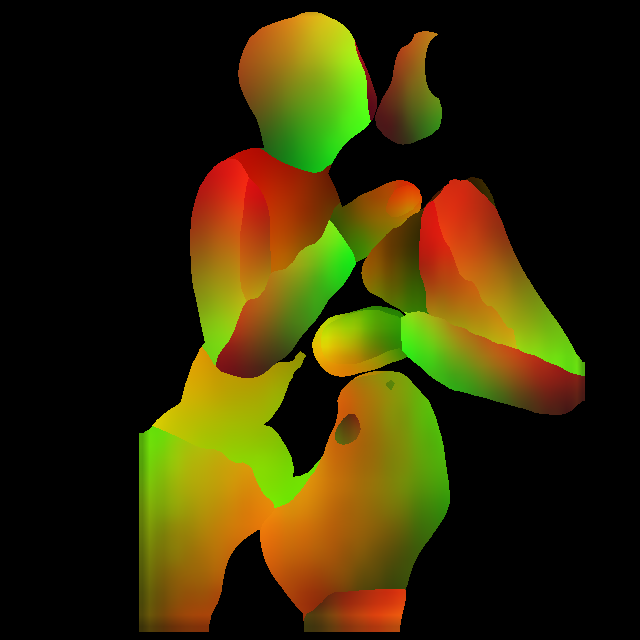
#> input picture Parsers/DensePose/results/11.png, 640 x 640 px, given in place of 0.png, which was not available
$ jupyter execute --allow-errors parser1.0.ipynb   (older library calls are emulated)
#> lines starting #> are read from the running program, lines starting #| are printed output that depends on the picture; pictures that were not available may be replaced by others from this repository, and a replacement may not be noted
[cell 1]
from __future__ import absolute_import
from __future__ import division
from __future__ import print_function
from __future__ import unicode_literals

from collections import defaultdict
import argparse
import cv2  # NOQA (Must import before importing caffe2 due to bug in cv2)
import glob
import logging
import os
import sys
import time

from caffe2.python import workspace

from detectron.core.config import assert_and_infer_cfg
from detectron.core.config import cfg
from detectron.core.config import merge_cfg_from_file
from detectron.utils.io import cache_url
from detectron.utils.logging import setup_logging
from detectron.utils.timer import Timer
import detectron.core.test_engine as infer_engine
import detectron.datasets.dummy_datasets as dummy_datasets
import detectron.utils.c2 as c2_utils
from detectron.utils.vis import *

[cell 2]
c2_utils.import_detectron_ops()
#> (this line was passed over: detectron is not available in this run)

# OpenCL may be enabled by default in OpenCV3; disable it because it's not
# thread safe and causes unwanted GPU memory allocations.
cv2.ocl.setUseOpenCL(False)

[cell 3]
# [182 lines left out: function vis_one_image, not called in this run]

[cell 4]
nude_imgs_path = '/home/jean/bazar/data/128x128/dressed/'
background_path = '/home/jean/bazar/data/128x128/cropped/'

[cell 5]
logger = logging.getLogger(__name__)
merge_cfg_from_file('../configs/DensePose_ResNet101_FPN_s1x-e2e.yaml')
#> (this line was passed over: detectron is not available in this run)
#> further down, im is the input picture: shape (640, 640, 3); mean B, G, R 4.8, 43.8, 52.6
cfg.NUM_GPUS = 1
#> (the rest of this cell did not finish here and is left out)

[cell 6]
im_list = ['../../data/640x640/test/{}.png'.format(x) for x in range(29)]
#> (the rest of this cell did not finish here and is left out)

#> (a cell that did not finish here is left out)

[cell 8]
from PIL import Image

[cell 9]
import matplotlib.pyplot as plt

[cell 10]
pose = cv2.imread('test/4230_IUV.png')
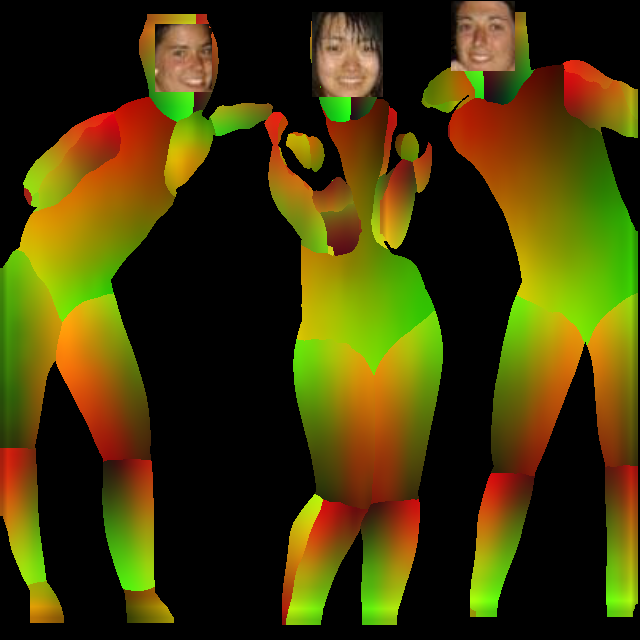
#> input picture Parsers/DensePose/results/12.png, 640 x 640 px, given in place of 4230_IUV.png, which was not available
#> pose is the input picture: shape (640, 640, 3); mean B, G, R 6.8, 58.3, 66.6
im  = cv2.imread('4230.png')

#> (a cell that did not finish here is left out)

#> (a cell that did not finish here is left out)

#> (a cell that did not finish here is left out)

#> (a cell that did not finish here is left out)

#> (a cell that did not finish here is left out)

#> (a cell that did not finish here is left out)

#> (a cell that did not finish here is left out)

[cell 18]
import numpy as np

[cell 19]
im  = cv2.imread('4230.png')
IUV = cv2.imread('test/4230_IUV.png')
INDS = cv2.imread('test/4230_INDS.png',  0)

[cell 20]
fig = plt.figure(figsize=[15,15])
plt.imshow(   np.hstack((IUV[:,:,0]/24. ,IUV[:,:,1]/256. ,IUV[:,:,2]/256.))  )
#plt.title('I, U and V images.')
plt.axis('off')
fig.canvas.draw()
data = np.fromstring(fig.canvas.tostring_rgb(), dtype=np.uint8, sep='')
o = data.reshape((1500,1500,3))
o = o[500:1000,:,:]
o1 = o[:,:500,:]
o2 = o[:,500:1000,:]
o3 = o[:,1000:1500,:]
Image.fromarray(o)
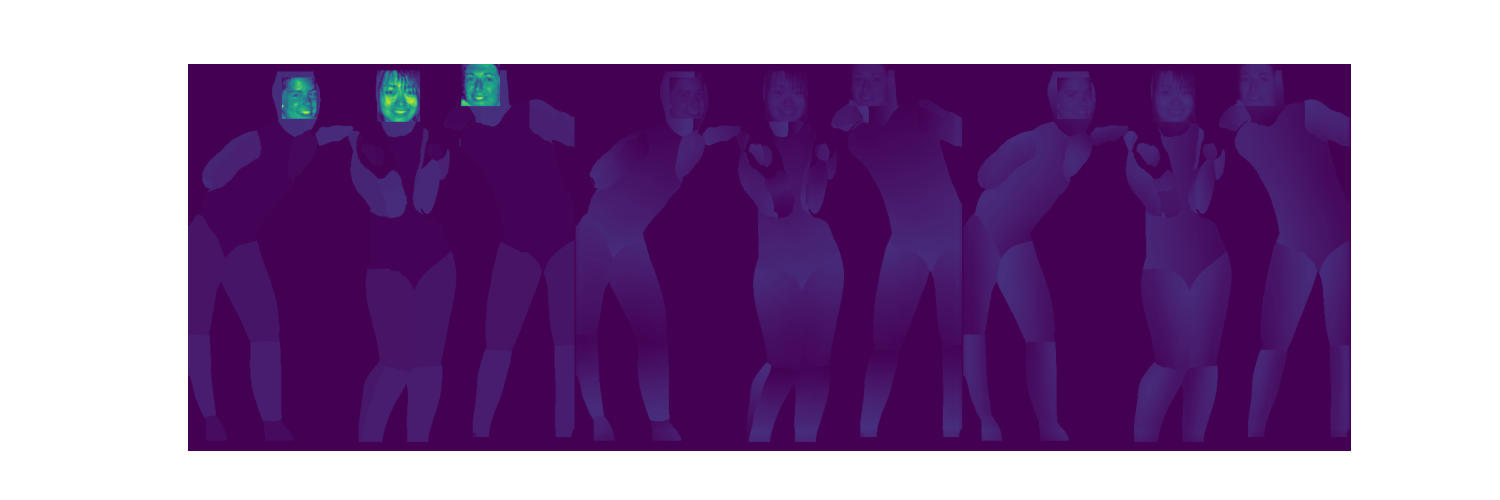
#> Out: PIL image 1500x500 RGB; mean R, G, B 143.5, 109.7, 158.7
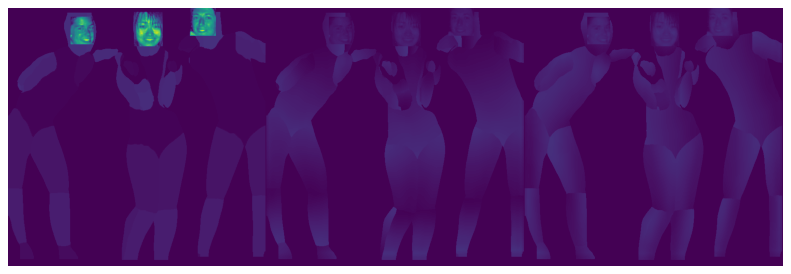
#> figure drawn by matplotlib, 1 panel

[cell 21]
Image.fromarray(o1[90:100,425:435,:])

[cell 22]
o1[90:100,425:435,:]

[cell 23]
[228, 227,  24], [253, 231,  36]

#> (a cell that did not finish here is left out)

[cell 25]
f = np.zeros(im.shape)

[cell 26]
fig = plt.figure(figsize=[12,12])
plt.imshow( f[:,:,::-1] )
plt.contour( IUV[:,:,1]/256.,10, linewidths = 1 )
plt.contour( IUV[:,:,2]/256.,10, linewidths = 1 )
plt.axis('off')
fig.canvas.draw()
data = np.fromstring(fig.canvas.tostring_rgb(), dtype=np.uint8, sep='')
o = data.reshape((1200,1200,3))
Image.fromarray(o)
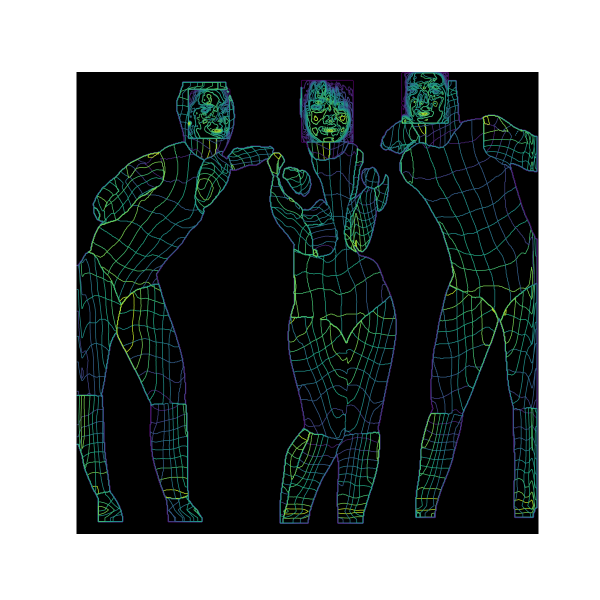
#> Out: PIL image 1200x1200 RGB (shown at 1/2 size); mean R, G, B 107.8, 113.2, 112.6
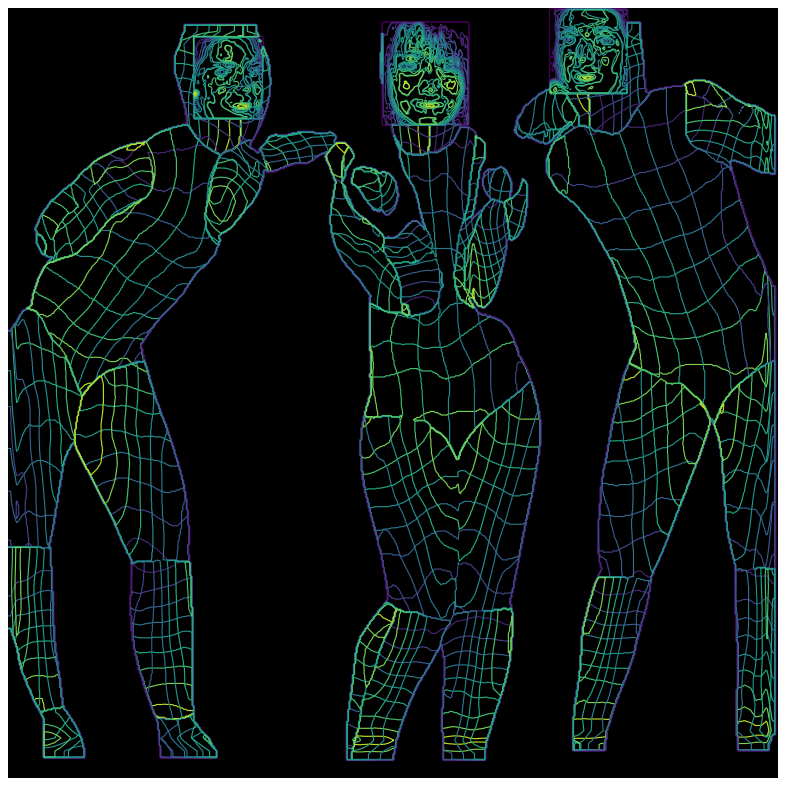
#> figure drawn by matplotlib, 1 panel
